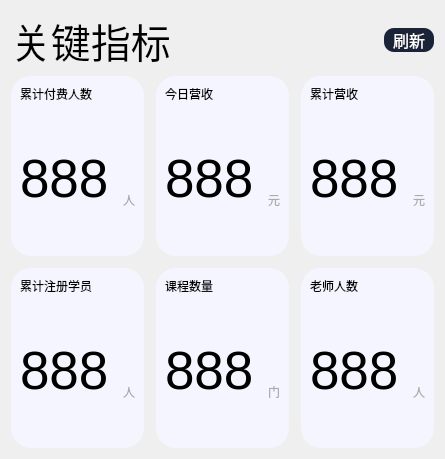
                   <widget class="QWidget" name="page_6">
                    <layout class="QHBoxLayout" name="horizontalLayout_21">
                     <item>
                      <layout class="QVBoxLayout" name="verticalLayout_17">
                       <item>
                        <layout class="QHBoxLayout" name="horizontalLayout_8">
                         <item>
                          <widget class="QLabel" name="label_4">
                           <property name="font">
                            <font>
                             <pointsize>30</pointsize>
                            </font>
                           </property>
                           <property name="styleSheet">
                            <string notr="true">color: rgb(0, 0, 0);</string>
                           </property>
                           <property name="text">
                            <string>关键指标</string>
                           </property>
                          </widget>
                         </item>
                         <item>
                          <widget class="QPushButton" name="pushButton_8">
                           <property name="minimumSize">
                            <size>
                             <width>10</width>
                             <height>0</height>
                            </size>
                           </property>
                           <property name="maximumSize">
                            <size>
                             <width>50</width>
                             <height>16777215</height>
                            </size>
                           </property>
                           <property name="font">
                            <font>
                             <pointsize>12</pointsize>
                            </font>
                           </property>
                           <property name="styleSheet">
                            <string notr="true">QPushButton{
	color:rgb(255,255,255);
	border-radius:10px;
	background-color:rgb(27,35,56);
}
QPushButton:hover{
	background-color:rgb(47,60,97);	
}
QPushButton:checked{
	background-color:rgb(19,24,39);	
}</string>
                           </property>
                           <property name="text">
                            <string>刷新</string>
                           </property>
                          </widget>
                         </item>
                        </layout>
                       </item>
                       <item>
                        <layout class="QGridLayout" name="gridLayout">
                         <property name="spacing">
                          <number>12</number>
                         </property>
                         <item row="0" column="0">
                          <widget class="QWidget" name="widget_4" native="true">
                           <property name="styleSheet">
                            <string notr="true">background-color:rgb(245,245,255);
border-radius:20px;
</string>
                           </property>
                           <layout class="QHBoxLayout" name="horizontalLayout_10">
                            <item>
                             <layout class="QVBoxLayout" name="verticalLayout_6">
                              <item>
                               <widget class="QLabel" name="label_5">
                                <property name="styleSheet">
                                 <string notr="true">color: rgb(0, 0, 0);</string>
                                </property>
                                <property name="text">
                                 <string>累计付费人数</string>
                                </property>
                               </widget>
                              </item>
                              <item>
                               <spacer name="verticalSpacer_4">
                                <property name="orientation">
                                 <enum>Qt::Vertical</enum>
                                </property>
                                <property name="sizeHint" stdset="0">
                                 <size>
                                  <width>20</width>
                                  <height>40</height>
                                 </size>
                                </property>
                               </spacer>
                              </item>
                              <item>
                               <layout class="QHBoxLayout" name="horizontalLayout_9">
                                <item>
                                 <widget class="QLabel" name="label_6">
                                  <property name="font">
                                   <font>
                                    <pointsize>40</pointsize>
                                   </font>
                                  </property>
                                  <property name="styleSheet">
                                   <string notr="true">color: rgb(0, 0, 0);</string>
                                  </property>
                                  <property name="text">
                                   <string>888</string>
                                  </property>
                                 </widget>
                                </item>
                                <item>
                                 <layout class="QVBoxLayout" name="verticalLayout_5">
                                  <item>
                                   <spacer name="verticalSpacer_2">
                                    <property name="orientation">
                                     <enum>Qt::Vertical</enum>
                                    </property>
                                    <property name="sizeHint" stdset="0">
                                     <size>
                                      <width>20</width>
                                      <height>18</height>
                                     </size>
                                    </property>
                                   </spacer>
                                  </item>
                                  <item>
                                   <widget class="QLabel" name="label_7">
                                    <property name="styleSheet">
                                     <string notr="true">color: rgb(0, 0, 0);
color: rgb(171, 171, 171);</string>
                                    </property>
                                    <property name="text">
                                     <string>人</string>
                                    </property>
                                    <property name="alignment">
                                     <set>Qt::AlignRight|Qt::AlignTrailing|Qt::AlignVCenter</set>
                                    </property>
                                   </widget>
                                  </item>
                                 </layout>
                                </item>
                               </layout>
                              </item>
                              <item>
                               <spacer name="verticalSpacer_3">
                                <property name="orientation">
                                 <enum>Qt::Vertical</enum>
                                </property>
                                <property name="sizeHint" stdset="0">
                                 <size>
                                  <width>20</width>
                                  <height>38</height>
                                 </size>
                                </property>
                               </spacer>
                              </item>
                             </layout>
                            </item>
                           </layout>
                          </widget>
                         </item>
                         <item row="0" column="1">
                          <widget class="QWidget" name="widget_5" native="true">
                           <property name="styleSheet">
                            <string notr="true">background-color:rgb(245,245,255);
border-radius:20px;
</string>
                           </property>
                           <layout class="QHBoxLayout" name="horizontalLayout_11">
                            <item>
                             <layout class="QVBoxLayout" name="verticalLayout_7">
                              <item>
                               <widget class="QLabel" name="label_8">
                                <property name="styleSheet">
                                 <string notr="true">color: rgb(0, 0, 0);</string>
                                </property>
                                <property name="text">
                                 <string>今日营收</string>
                                </property>
                               </widget>
                              </item>
                              <item>
                               <spacer name="verticalSpacer_5">
                                <property name="orientation">
                                 <enum>Qt::Vertical</enum>
                                </property>
                                <property name="sizeHint" stdset="0">
                                 <size>
                                  <width>20</width>
                                  <height>40</height>
                                 </size>
                                </property>
                               </spacer>
                              </item>
                              <item>
                               <layout class="QHBoxLayout" name="horizontalLayout_12">
                                <item>
                                 <widget class="QLabel" name="label_9">
                                  <property name="font">
                                   <font>
                                    <pointsize>40</pointsize>
                                   </font>
                                  </property>
                                  <property name="styleSheet">
                                   <string notr="true">color: rgb(0, 0, 0);</string>
                                  </property>
                                  <property name="text">
                                   <string>888</string>
                                  </property>
                                 </widget>
                                </item>
                                <item>
                                 <layout class="QVBoxLayout" name="verticalLayout_8">
                                  <item>
                                   <spacer name="verticalSpacer_6">
                                    <property name="orientation">
                                     <enum>Qt::Vertical</enum>
                                    </property>
                                    <property name="sizeHint" stdset="0">
                                     <size>
                                      <width>20</width>
                                      <height>18</height>
                                     </size>
                                    </property>
                                   </spacer>
                                  </item>
                                  <item>
                                   <widget class="QLabel" name="label_10">
                                    <property name="styleSheet">
                                     <string notr="true">color: rgb(0, 0, 0);
color: rgb(171, 171, 171);</string>
                                    </property>
                                    <property name="text">
                                     <string>元</string>
                                    </property>
                                    <property name="alignment">
                                     <set>Qt::AlignRight|Qt::AlignTrailing|Qt::AlignVCenter</set>
                                    </property>
                                   </widget>
                                  </item>
                                 </layout>
                                </item>
                               </layout>
                              </item>
                              <item>
                               <spacer name="verticalSpacer_7">
                                <property name="orientation">
                                 <enum>Qt::Vertical</enum>
                                </property>
                                <property name="sizeHint" stdset="0">
                                 <size>
                                  <width>20</width>
                                  <height>38</height>
                                 </size>
                                </property>
                               </spacer>
                              </item>
                             </layout>
                            </item>
                           </layout>
                          </widget>
                         </item>
                         <item row="0" column="2">
                          <widget class="QWidget" name="widget_6" native="true">
                           <property name="styleSheet">
                            <string notr="true">background-color:rgb(245,245,255);
border-radius:20px;
</string>
                           </property>
                           <layout class="QHBoxLayout" name="horizontalLayout_13">
                            <item>
                             <layout class="QVBoxLayout" name="verticalLayout_9">
                              <item>
                               <widget class="QLabel" name="label_11">
                                <property name="styleSheet">
                                 <string notr="true">color: rgb(0, 0, 0);</string>
                                </property>
                                <property name="text">
                                 <string>累计营收</string>
                                </property>
                               </widget>
                              </item>
                              <item>
                               <spacer name="verticalSpacer_8">
                                <property name="orientation">
                                 <enum>Qt::Vertical</enum>
                                </property>
                                <property name="sizeHint" stdset="0">
                                 <size>
                                  <width>20</width>
                                  <height>40</height>
                                 </size>
                                </property>
                               </spacer>
                              </item>
                              <item>
                               <layout class="QHBoxLayout" name="horizontalLayout_14">
                                <item>
                                 <widget class="QLabel" name="label_12">
                                  <property name="font">
                                   <font>
                                    <pointsize>40</pointsize>
                                   </font>
                                  </property>
                                  <property name="styleSheet">
                                   <string notr="true">color: rgb(0, 0, 0);</string>
                                  </property>
                                  <property name="text">
                                   <string>888</string>
                                  </property>
                                 </widget>
                                </item>
                                <item>
                                 <layout class="QVBoxLayout" name="verticalLayout_10">
                                  <item>
                                   <spacer name="verticalSpacer_9">
                                    <property name="orientation">
                                     <enum>Qt::Vertical</enum>
                                    </property>
                                    <property name="sizeHint" stdset="0">
                                     <size>
                                      <width>20</width>
                                      <height>18</height>
                                     </size>
                                    </property>
                                   </spacer>
                                  </item>
                                  <item>
                                   <widget class="QLabel" name="label_13">
                                    <property name="styleSheet">
                                     <string notr="true">color: rgb(0, 0, 0);
color: rgb(171, 171, 171);</string>
                                    </property>
                                    <property name="text">
                                     <string>元</string>
                                    </property>
                                    <property name="alignment">
                                     <set>Qt::AlignRight|Qt::AlignTrailing|Qt::AlignVCenter</set>
                                    </property>
                                   </widget>
                                  </item>
                                 </layout>
                                </item>
                               </layout>
                              </item>
                              <item>
                               <spacer name="verticalSpacer_10">
                                <property name="orientation">
                                 <enum>Qt::Vertical</enum>
                                </property>
                                <property name="sizeHint" stdset="0">
                                 <size>
                                  <width>20</width>
                                  <height>38</height>
                                 </size>
                                </property>
                               </spacer>
                              </item>
                             </layout>
                            </item>
                           </layout>
                          </widget>
                         </item>
                         <item row="1" column="0">
                          <widget class="QWidget" name="widget_7" native="true">
                           <property name="styleSheet">
                            <string notr="true">background-color:rgb(245,245,255);
border-radius:20px;
</string>
                           </property>
                           <layout class="QHBoxLayout" name="horizontalLayout_15">
                            <item>
                             <layout class="QVBoxLayout" name="verticalLayout_11">
                              <item>
                               <widget class="QLabel" name="label_14">
                                <property name="styleSheet">
                                 <string notr="true">color: rgb(0, 0, 0);</string>
                                </property>
                                <property name="text">
                                 <string>累计注册学员</string>
                                </property>
                               </widget>
                              </item>
                              <item>
                               <spacer name="verticalSpacer_11">
                                <property name="orientation">
                                 <enum>Qt::Vertical</enum>
                                </property>
                                <property name="sizeHint" stdset="0">
                                 <size>
                                  <width>20</width>
                                  <height>40</height>
                                 </size>
                                </property>
                               </spacer>
                              </item>
                              <item>
                               <layout class="QHBoxLayout" name="horizontalLayout_16">
                                <item>
                                 <widget class="QLabel" name="label_15">
                                  <property name="font">
                                   <font>
                                    <pointsize>40</pointsize>
                                   </font>
                                  </property>
                                  <property name="styleSheet">
                                   <string notr="true">color: rgb(0, 0, 0);</string>
                                  </property>
                                  <property name="text">
                                   <string>888</string>
                                  </property>
                                 </widget>
                                </item>
                                <item>
                                 <layout class="QVBoxLayout" name="verticalLayout_12">
                                  <item>
                                   <spacer name="verticalSpacer_12">
                                    <property name="orientation">
                                     <enum>Qt::Vertical</enum>
                                    </property>
                                    <property name="sizeHint" stdset="0">
                                     <size>
                                      <width>20</width>
                                      <height>18</height>
                                     </size>
                                    </property>
                                   </spacer>
                                  </item>
                                  <item>
                                   <widget class="QLabel" name="label_16">
                                    <property name="styleSheet">
                                     <string notr="true">color: rgb(0, 0, 0);
color: rgb(171, 171, 171);</string>
                                    </property>
                                    <property name="text">
                                     <string>人</string>
                                    </property>
                                    <property name="alignment">
                                     <set>Qt::AlignRight|Qt::AlignTrailing|Qt::AlignVCenter</set>
                                    </property>
                                   </widget>
                                  </item>
                                 </layout>
                                </item>
                               </layout>
                              </item>
                              <item>
                               <spacer name="verticalSpacer_13">
                                <property name="orientation">
                                 <enum>Qt::Vertical</enum>
                                </property>
                                <property name="sizeHint" stdset="0">
                                 <size>
                                  <width>20</width>
                                  <height>38</height>
                                 </size>
                                </property>
                               </spacer>
                              </item>
                             </layout>
                            </item>
                           </layout>
                          </widget>
                         </item>
                         <item row="1" column="1">
                          <widget class="QWidget" name="widget_8" native="true">
                           <property name="styleSheet">
                            <string notr="true">background-color:rgb(245,245,255);
border-radius:20px;
</string>
                           </property>
                           <layout class="QHBoxLayout" name="horizontalLayout_17">
                            <item>
                             <layout class="QVBoxLayout" name="verticalLayout_13">
                              <item>
                               <widget class="QLabel" name="label_17">
                                <property name="styleSheet">
                                 <string notr="true">color: rgb(0, 0, 0);</string>
                                </property>
                                <property name="text">
                                 <string>课程数量</string>
                                </property>
                               </widget>
                              </item>
                              <item>
                               <spacer name="verticalSpacer_14">
                                <property name="orientation">
                                 <enum>Qt::Vertical</enum>
                                </property>
                                <property name="sizeHint" stdset="0">
                                 <size>
                                  <width>20</width>
                                  <height>40</height>
                                 </size>
                                </property>
                               </spacer>
                              </item>
                              <item>
                               <layout class="QHBoxLayout" name="horizontalLayout_18">
                                <item>
                                 <widget class="QLabel" name="label_18">
                                  <property name="font">
                                   <font>
                                    <pointsize>40</pointsize>
                                   </font>
                                  </property>
                                  <property name="styleSheet">
                                   <string notr="true">color: rgb(0, 0, 0);</string>
                                  </property>
                                  <property name="text">
                                   <string>888</string>
                                  </property>
                                 </widget>
                                </item>
                                <item>
                                 <layout class="QVBoxLayout" name="verticalLayout_14">
                                  <item>
                                   <spacer name="verticalSpacer_15">
                                    <property name="orientation">
                                     <enum>Qt::Vertical</enum>
                                    </property>
                                    <property name="sizeHint" stdset="0">
                                     <size>
                                      <width>20</width>
                                      <height>18</height>
                                     </size>
                                    </property>
                                   </spacer>
                                  </item>
                                  <item>
                                   <widget class="QLabel" name="label_19">
                                    <property name="styleSheet">
                                     <string notr="true">color: rgb(0, 0, 0);
color: rgb(171, 171, 171);</string>
                                    </property>
                                    <property name="text">
                                     <string>门</string>
                                    </property>
                                    <property name="alignment">
                                     <set>Qt::AlignRight|Qt::AlignTrailing|Qt::AlignVCenter</set>
                                    </property>
                                   </widget>
                                  </item>
                                 </layout>
                                </item>
                               </layout>
                              </item>
                              <item>
                               <spacer name="verticalSpacer_16">
                                <property name="orientation">
                                 <enum>Qt::Vertical</enum>
                                </property>
                                <property name="sizeHint" stdset="0">
                                 <size>
                                  <width>20</width>
                                  <height>38</height>
                                 </size>
                                </property>
                               </spacer>
                              </item>
                             </layout>
                            </item>
                           </layout>
                          </widget>
                         </item>
                         <item row="1" column="2">
                          <widget class="QWidget" name="widget_9" native="true">
                           <property name="styleSheet">
                            <string notr="true">background-color:rgb(245,245,255);
border-radius:20px;
</string>
                           </property>
                           <layout class="QHBoxLayout" name="horizontalLayout_19">
                            <item>
                             <layout class="QVBoxLayout" name="verticalLayout_15">
                              <item>
                               <widget class="QLabel" name="label_20">
                                <property name="styleSheet">
                                 <string notr="true">color: rgb(0, 0, 0);</string>
                                </property>
                                <property name="text">
                                 <string>老师人数</string>
                                </property>
                               </widget>
                              </item>
                              <item>
                               <spacer name="verticalSpacer_17">
                                <property name="orientation">
                                 <enum>Qt::Vertical</enum>
                                </property>
                                <property name="sizeHint" stdset="0">
                                 <size>
                                  <width>20</width>
                                  <height>40</height>
                                 </size>
                                </property>
                               </spacer>
                              </item>
                              <item>
                               <layout class="QHBoxLayout" name="horizontalLayout_20">
                                <item>
                                 <widget class="QLabel" name="label_21">
                                  <property name="font">
                                   <font>
                                    <pointsize>40</pointsize>
                                   </font>
                                  </property>
                                  <property name="styleSheet">
                                   <string notr="true">color: rgb(0, 0, 0);</string>
                                  </property>
                                  <property name="text">
                                   <string>888</string>
                                  </property>
                                 </widget>
                                </item>
                                <item>
                                 <layout class="QVBoxLayout" name="verticalLayout_16">
                                  <item>
                                   <spacer name="verticalSpacer_18">
                                    <property name="orientation">
                                     <enum>Qt::Vertical</enum>
                                    </property>
                                    <property name="sizeHint" stdset="0">
                                     <size>
                                      <width>20</width>
                                      <height>18</height>
                                     </size>
                                    </property>
                                   </spacer>
                                  </item>
                                  <item>
                                   <widget class="QLabel" name="label_22">
                                    <property name="styleSheet">
                                     <string notr="true">color: rgb(0, 0, 0);
color: rgb(171, 171, 171);</string>
                                    </property>
                                    <property name="text">
                                     <string>人</string>
                                    </property>
                                    <property name="alignment">
                                     <set>Qt::AlignRight|Qt::AlignTrailing|Qt::AlignVCenter</set>
                                    </property>
                                   </widget>
                                  </item>
                                 </layout>
                                </item>
                               </layout>
                              </item>
                              <item>
                               <spacer name="verticalSpacer_19">
                                <property name="orientation">
                                 <enum>Qt::Vertical</enum>
                                </property>
                                <property name="sizeHint" stdset="0">
                                 <size>
                                  <width>20</width>
                                  <height>38</height>
                                 </size>
                                </property>
                               </spacer>
                              </item>
                             </layout>
                            </item>
                           </layout>
                          </widget>
                         </item>
                        </layout>
                       </item>
                      </layout>
                     </item>
                    </layout>
                   </widget>
